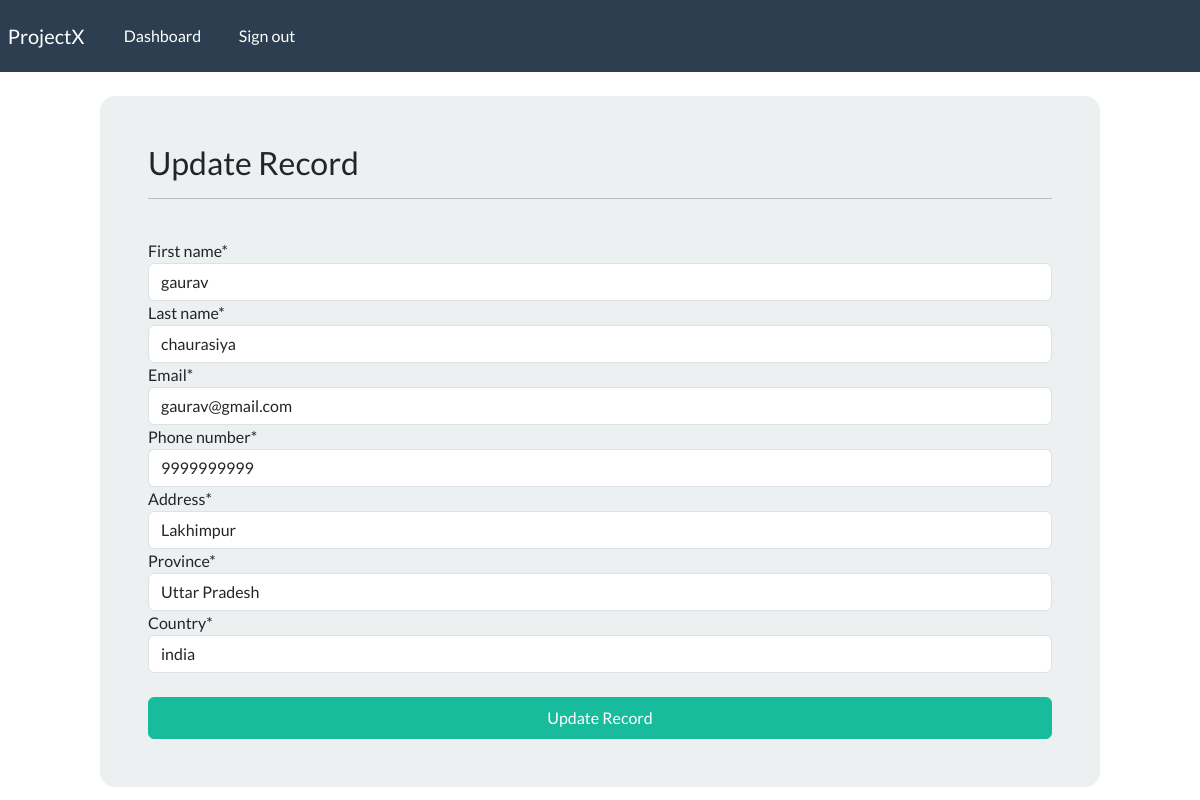
Screenshot of /update_record/2 (signed in) with the database file from the repository.
### webapp/models.py (models this page shows, shortened)
class Record(models.Model):
    creation_date = models.DateTimeField(auto_now_add = True)
    first_name = models.CharField(max_length = 100)
    last_name = models.CharField(max_length = 100)
    email = models.CharField(max_length = 250)
    phone_number = models.CharField(max_length = 30)
    address = models.CharField(max_length = 200)
    province = models.CharField(max_length = 200)
    country = models.CharField(max_length = 200)

### webapp/views.py (the view)
# urls.py: path('update_record/<int:pk>',update_record,name = 'update_record'),
@login_required(login_url='login')
def update_record(request,pk):
    record = Record.objects.get(id = pk)
    form = UpdateRecordForm(instance=record)
    if request.method == 'POST':
        form = UpdateRecordForm(request.POST,instance=record)
        if form.is_valid:
            form.save()
            return redirect ('dashboard')
    context = {'form':form}
    return render(request,'webapp/update.html',context=context)

### webapp/forms.py
class UpdateRecordForm(forms.ModelForm):
    class Meta:
        model = Record
        fields = ['first_name','last_name','email','phone_number','address','province','country']

### webapp/templates/webapp/update.html (shortened to what this page needs)
{%extends 'webapp/base.html' %}
{% load crispy_forms_tags %}
{% block content %}
    <body>
        <div class="container bg-light shadow-md p-5 form-layout">
            <h3>Update Record</h3>
            <hr>
            <br>
            <form method="POST" autocomplete="off">
                {{form|crispy}}
                <br>
                <button type="submit" class="btn btn-success w-100 btn-block p-2">Update Record</button>
            </form>
        </div>
    </body>
{% endblock %}

### static/css/styles.css (style rules this page uses)
.form-layout { border-radius: 15px; width: 1000px; }

### rows the page displays
Record: first_name "gaurav", last_name "chaurasiya", email "gaurav@gmail.com", phone_number "9999999999", address "Lakhimpur", province "Uttar Pradesh", country "india"
